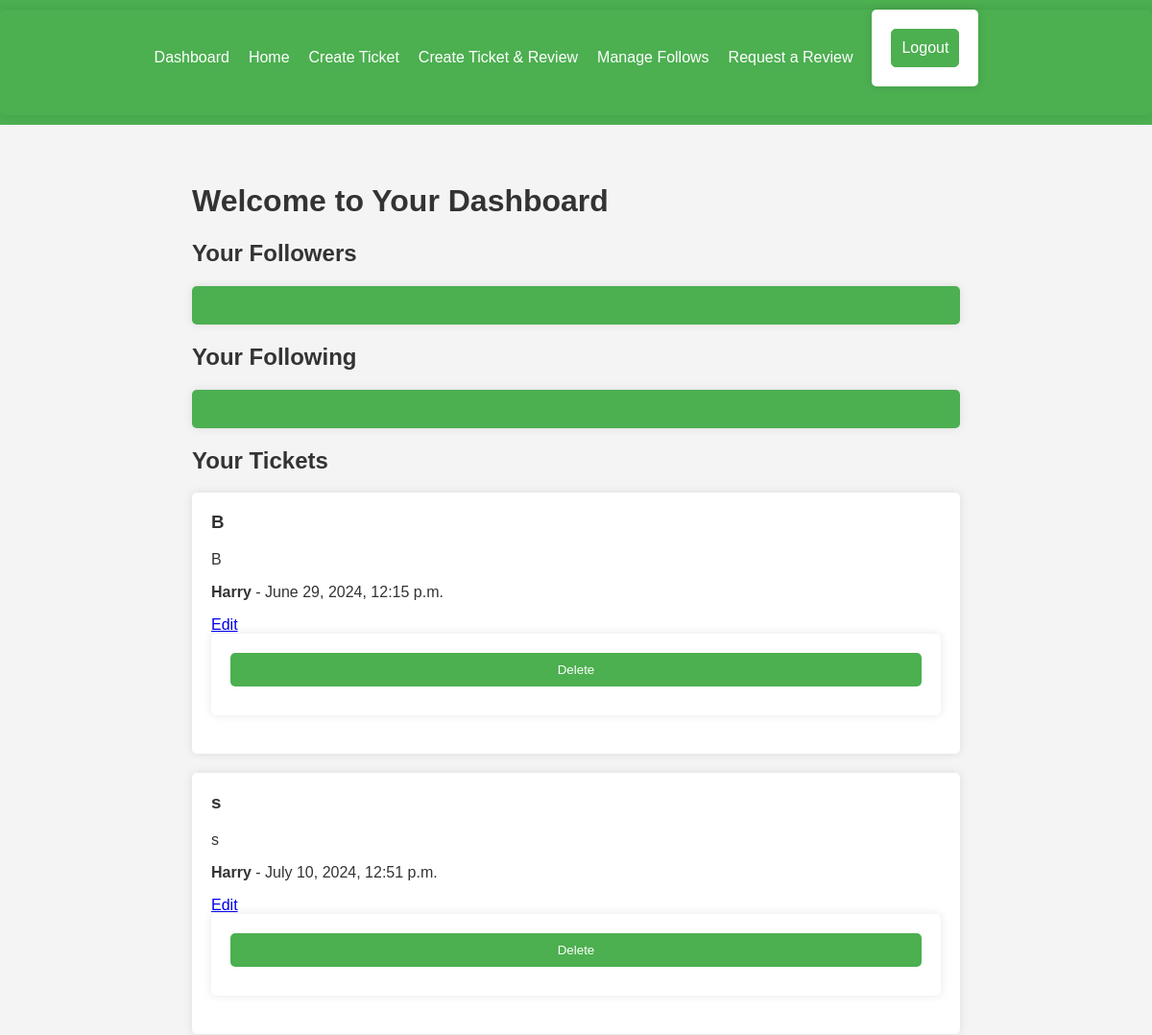
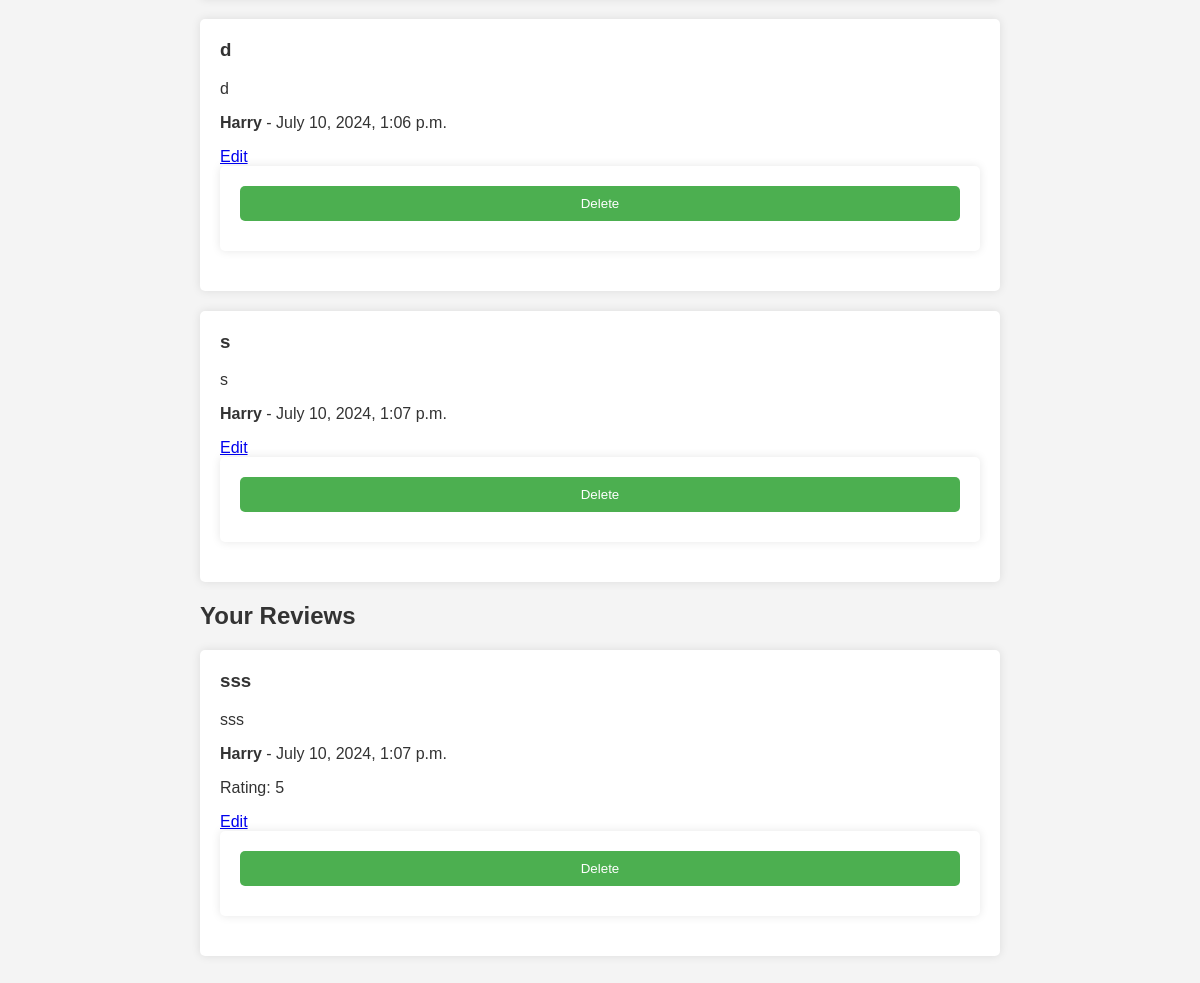
The app's page /dashboard/ (signed in), older data (2 pictures, top to bottom).
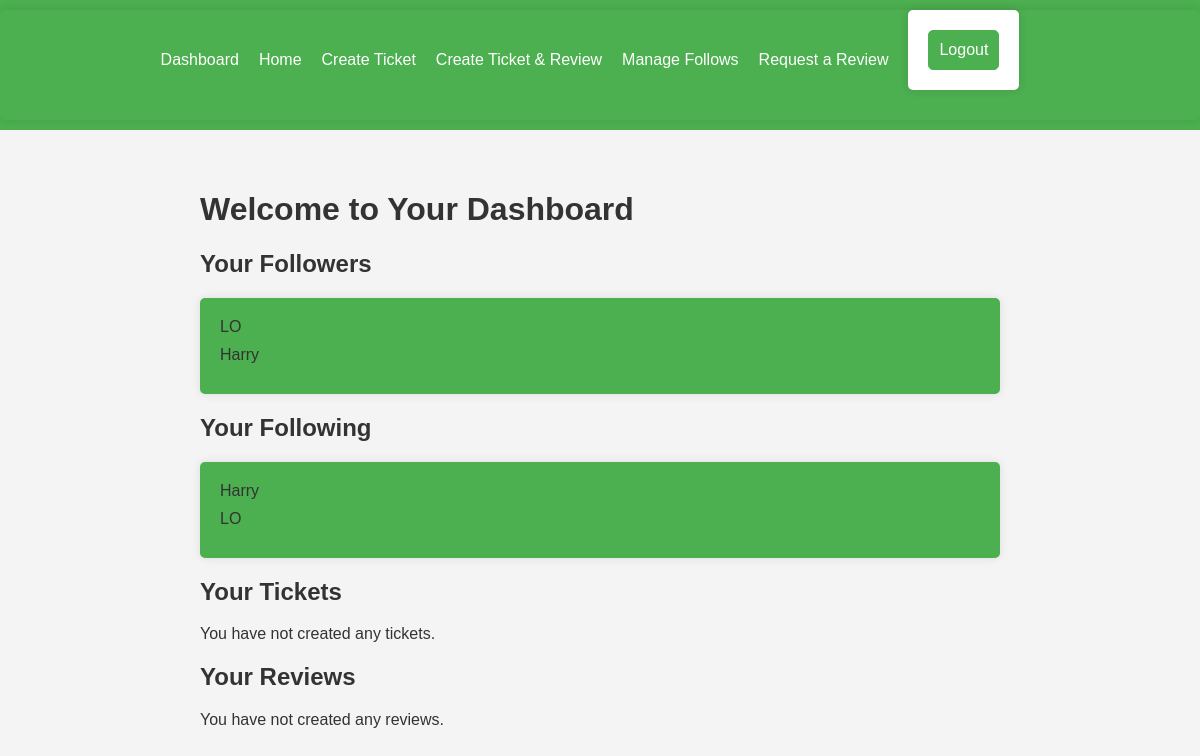
The same page, newer data.
### myapp/models.py (models this page shows, shortened)
class Ticket(models.Model):
    title = models.CharField(max_length=128)
    description = models.TextField(max_length=2048, blank=True)
    user = models.ForeignKey(to=settings.AUTH_USER_MODEL, on_delete=models.CASCADE)
    image = models.ImageField(upload_to="tickets/", null=True, blank=True)
    time_created = models.DateTimeField(auto_now_add=True)

class Review(models.Model):
    ticket = models.ForeignKey(to=Ticket, on_delete=models.CASCADE)
    rating = models.PositiveSmallIntegerField(
        validators=[MinValueValidator(0), MaxValueValidator(5)]
    )
    headline = models.CharField(max_length=128)
    body = models.TextField(max_length=8192, blank=True)
    user = models.ForeignKey(to=settings.AUTH_USER_MODEL, on_delete=models.CASCADE)
    time_created = models.DateTimeField(auto_now_add=True)

class UserFollows(models.Model):
    user = models.ForeignKey(
        to=settings.AUTH_USER_MODEL, related_name="following", on_delete=models.CASCADE
    )
    followed_user = models.ForeignKey(
        to=settings.AUTH_USER_MODEL, related_name="followers", on_delete=models.CASCADE
    )
    class Meta:
        constraints = [
            UniqueConstraint(
                fields=["user", "followed_user"], name="unique_user_follow"
            )
        ]
        app_label = "myapp"
        verbose_name = "User Follow"
        verbose_name_plural = "User Follows"

### myapp/views.py (the view)
# urls.py: path("dashboard/", dashboard_view, name="dashboard"),
@login_required
def dashboard_view(request):
    user = request.user
    followers = user.followers.all()
    following = user.following.all()
    tickets = Ticket.objects.filter(user=user)
    reviews = Review.objects.filter(user=user)
    return render(
        request,
        "dashboard.html",
        {
            "followers": followers,
            "following": following,
            "tickets": tickets,
            "reviews": reviews,
        },
    )

### myapp/context_processors.py (called while the page is built)
def media_url(request):
    return {"media_url": settings.MEDIA_URL}

### myapp/templates/dashboard.html (shortened to what this page needs)
{% extends 'base.html' %}
{% block content %}
<h1>Welcome to Your Dashboard</h1>
<h2>Your Followers</h2>
<ul>
    {% for follower in followers %}
        <li>{{ follower.user.username }}</li>
    {% endfor %}
</ul>
<h2>Your Following</h2>
<ul>
    {% for follow in following %}
        <li>{{ follow.followed_user.username }}</li>
    {% endfor %}
</ul>
<h2>Your Tickets</h2>
{% if tickets %}
    {% for ticket in tickets %}
        <div class="card">
            <h3>{{ ticket.title }}</h3>
            <p>{{ ticket.description }}</p>
            <p><strong>{{ ticket.user.username }}</strong> - {{ ticket.time_created }}</p>
            <a href="{% url 'myapp:edit_ticket' ticket.id %}">Edit</a>
            <form method="post" action="{% url 'myapp:delete_ticket' ticket.id %}">
                <button type="submit">Delete</button>
            </form>
        </div>
    {% endfor %}
{% else %}
    <p>You have not created any tickets.</p>
{% endif %}
<h2>Your Reviews</h2>
{% if reviews %}
    {% for review in reviews %}
        <div class="card">
            <h3>{{ review.headline }}</h3>
            <p>{{ review.body }}</p>
            <p><strong>{{ review.user.username }}</strong> - {{ review.time_created }}</p>
            <p>Rating: {{ review.rating }}</p>
            <a href="{% url 'myapp:edit_review' review.id %}">Edit</a>
            <form method="post" action="{% url 'myapp:delete_review' review.id %}">
                <button type="submit">Delete</button>
            </form>
        </div>
    {% endfor %}
{% else %}
    <p>You have not created any reviews.</p>
{% endif %}
{% endblock %}

### myapp/templates/base.html (shortened to what this page needs)
{% load static %}
<!DOCTYPE html>
<html lang="en">
<head>
    <link rel="stylesheet" href="{% static 'css/style.css' %}">
</head>
<body>
    <header>
        <nav>
            <ul>
                {% if user.is_authenticated %}
                    <li><a href="{% url 'myapp:dashboard' %}">Dashboard</a></li>
                    <li><a href="{% url 'myapp:feed' %}">Home</a></li>
                    <li><a href="{% url 'myapp:create_ticket' %}">Create Ticket</a></li>
                    <li><a href="{% url 'myapp:create_ticket_review' %}">Create Ticket & Review</a></li>
                    <li><a href="{% url 'myapp:manage_follows' %}">Manage Follows</a></li>
                    <li><a href="{% url 'myapp:request_review' %}">Request a Review</a></li>
                    <li>
                        <form method="post" action="{% url 'myapp:logout' %}" style="display: inline;">
                            <button type="submit">Logout</button>
                        </form>
                    </li>
                {% else %}
                    <li><a href="{% url 'myapp:login' %}">Login</a></li>
                    <li><a href="{% url 'myapp:signup' %}">Signup</a></li>
                {% endif %}
            </ul>
        </nav>
    </header>
    <main>
        {% block content %}{% endblock %}
    </main>
</body>
</html>

### static/css/style.css (style rules this page uses)
body { font-family: Arial, sans-serif; background-color: #f4f4f4; margin: 0; padding: 0; color: #333; }
header { background-color: #4CAF50; color: white; padding: 10px 0; text-align: center; }
nav ul { list-style-type: none; padding: 0; margin: 0; display: flex; justify-content: center; }
nav ul li { margin-right: 20px; }
nav ul li a, nav ul li button { color: white; text-decoration: none; background: none; border: none; padding: 0; font: inherit; cursor: pointer; }
nav ul li button { background: none; border: none; color: white; padding: 0; margin: 0; font: inherit; cursor: pointer; }
nav ul li form button { background-color: #4CAF50; border: 1px solid #4CAF50; border-radius: 5px; padding: 10px; color: white; cursor: pointer; transition: background-color 0.3s; }
main { padding: 20px; max-width: 800px; margin: 20px auto; }
form { background-color: white; padding: 20px; border-radius: 5px; box-shadow: 0 0 10px rgba(0, 0, 0, 0.1); margin-bottom: 20px; }
form input, form textarea, form button, form select { display: block; width: 100%; margin-bottom: 10px; padding: 10px; border: 1px solid #ccc; border-radius: 5px; box-sizing: border-box; }
form button { background-color: #4CAF50; color: white; border: none; cursor: pointer; transition: background-color 0.3s; }
h1, h2 { color: #333; }
ul { background-color: #4CAF50; padding: 20px; border-radius: 5px; box-shadow: 0 0 10px rgba(0, 0, 0, 0.1); }
ul li { margin-bottom: 10px; color: #333; display: flex; justify-content: space-between; align-items: center; }
ul li form { display: inline; }

Row changes from the older to the newer data that the page shows:
removed Ticket: title "B", description "B", user.username "Harry", time_created "June 29, 2024, 12:15 p.m."
removed Ticket: title "s", description "s", user.username "Harry", time_created "July 10, 2024, 12:51 p.m."
removed Ticket: title "d", description "d", user.username "Harry", time_created "July 10, 2024, 1:06 p.m."
removed Ticket: title "s", description "s", user.username "Harry", time_created "July 10, 2024, 1:07 p.m."
removed Review: headline "sss", body "sss", user.username "Harry", time_created "July 10, 2024, 1:07 p.m.", rating "5"
added UserFollows: user.username "LO", shown under "Your Followers"
added UserFollows: user.username "Harry", followed_user.username "Harry"
added UserFollows: followed_user.username "LO", shown under "Your Following"
Text that changed along with them:
text now shown: "You have not created any tickets. You have not created any reviews."
